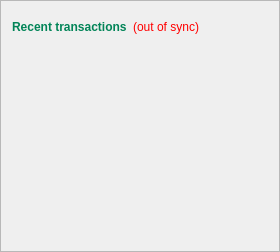
      <widget class="QFrame" name="frame_2">
       <property name="font">
        <font>
         <stylestrategy>PreferAntialias</stylestrategy>
         <kerning>false</kerning>
        </font>
       </property>
       <property name="frameShape">
        <enum>QFrame::StyledPanel</enum>
       </property>
       <property name="frameShadow">
        <enum>QFrame::Raised</enum>
       </property>
       <layout class="QVBoxLayout" name="verticalLayout">
        <item>
         <layout class="QHBoxLayout" name="horizontalLayout_2">
          <item>
           <widget class="QLabel" name="label_4">
            <property name="minimumSize">
             <size>
              <width>0</width>
              <height>30</height>
             </size>
            </property>
            <property name="text">
             <string>&lt;html&gt;&lt;head/&gt;&lt;body&gt;&lt;p&gt;&lt;span style=&quot; font-weight:900; color: rgb(1, 132, 87);&quot;&gt;Recent transactions&lt;/span&gt;&lt;/p&gt;&lt;/body&gt;&lt;/html&gt;</string>
            </property>
           </widget>
          </item>
          <item>
           <widget class="QLabel" name="labelTransactionsStatus">
            <property name="toolTip">
             <string>The displayed information may be out of date. Your software automatically synchronizes with the EverGreenCoin network after a connection is established, but this process has not completed yet.</string>
            </property>
            <property name="styleSheet">
             <string notr="true">color: red;</string>
            </property>
            <property name="text">
             <string notr="true">(out of sync)</string>
            </property>
            <property name="alignment">
             <set>Qt::AlignRight|Qt::AlignTrailing|Qt::AlignVCenter</set>
            </property>
           </widget>
          </item>
          <item>
           <spacer name="horizontalSpacer">
            <property name="font">
             <font>
              <stylestrategy>PreferAntialias</stylestrategy>
              <kerning>false</kerning>
             </font>
            </property>
            <property name="orientation">
             <enum>Qt::Horizontal</enum>
            </property>
            <property name="sizeHint" stdset="0">
             <size>
              <width>40</width>
              <height>20</height>
             </size>
            </property>
           </spacer>
          </item>
         </layout>
        </item>
        <item>
         <widget class="QListView" name="listTransactions">
          <property name="font">
           <font>
            <stylestrategy>PreferAntialias</stylestrategy>
            <kerning>false</kerning>
           </font>
          </property>
          <property name="styleSheet">
           <string notr="true">QListView { background: transparent; }</string>
          </property>
          <property name="frameShape">
           <enum>QFrame::NoFrame</enum>
          </property>
          <property name="verticalScrollBarPolicy">
           <enum>Qt::ScrollBarAlwaysOff</enum>
          </property>
          <property name="horizontalScrollBarPolicy">
           <enum>Qt::ScrollBarAlwaysOff</enum>
          </property>
          <property name="selectionMode">
           <enum>QAbstractItemView::NoSelection</enum>
          </property>
         </widget>
        </item>
       </layout>
      </widget>
